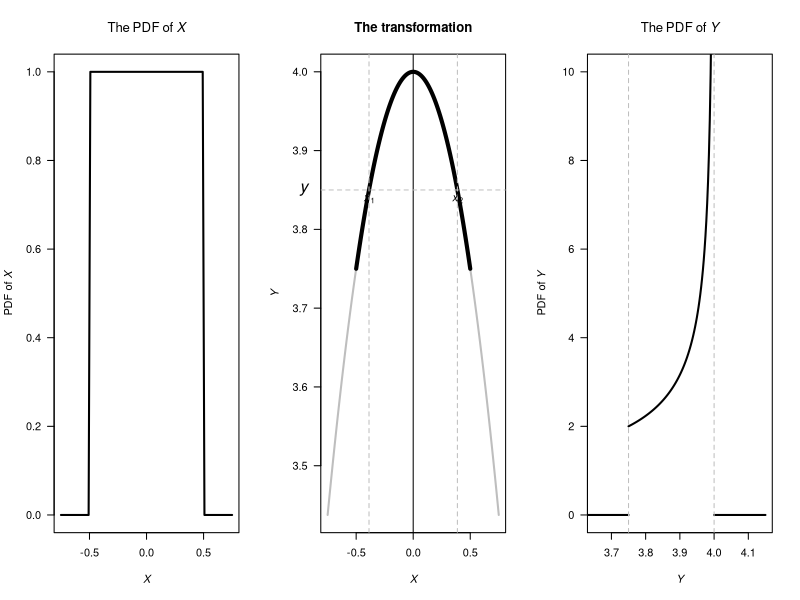
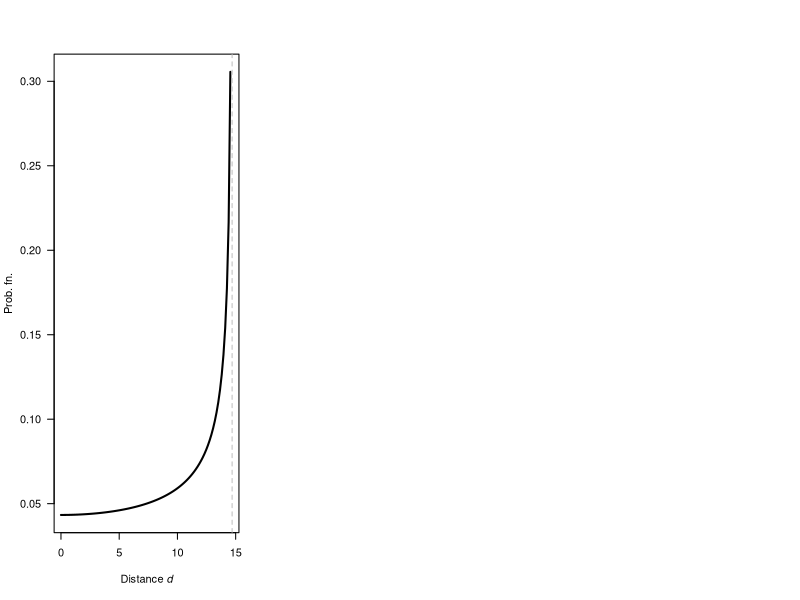
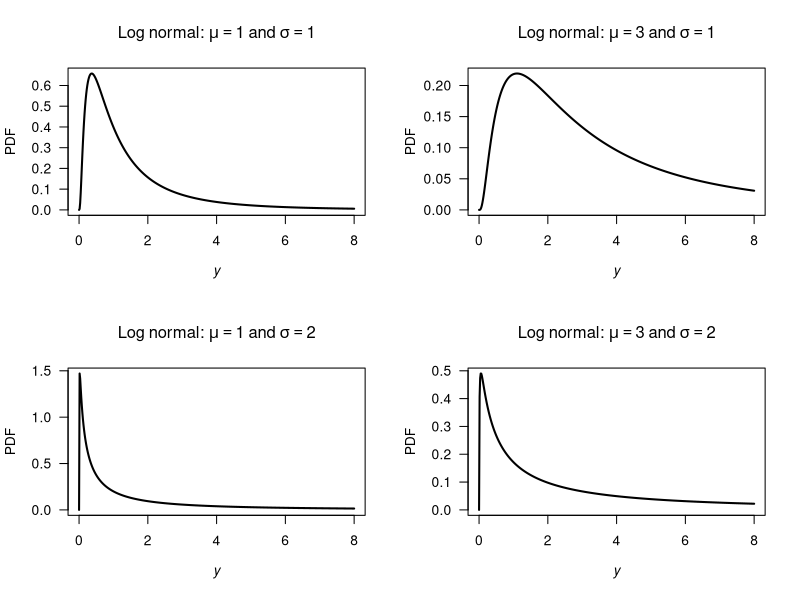
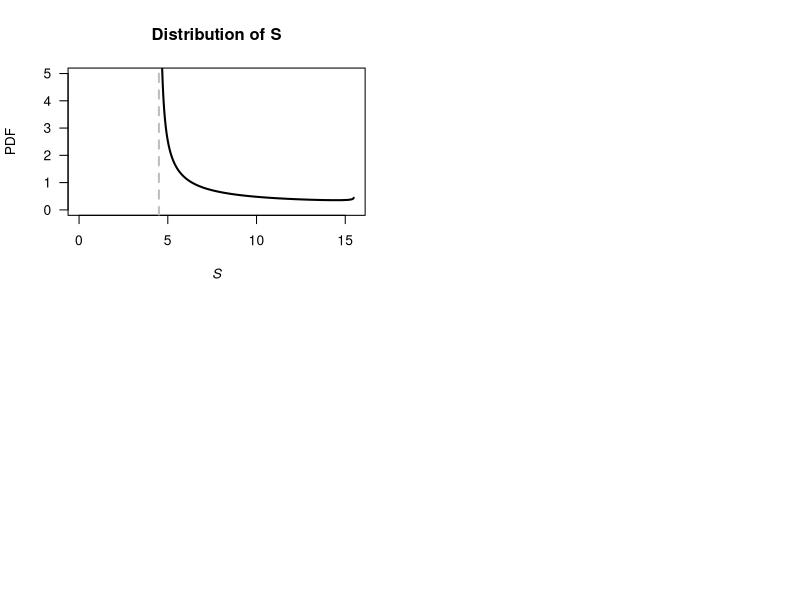

The R source for these figures, in order:
## ---- chunk 1
JDTable <- array( dim = c(2, 3))

colnames(JDTable) <- c("",
                       "$Y_1 = 1$",
                       "$Y_1 = 2$")
JDTable[1, ] <- c("$Y_2 = 0$",
                  "$2/6$",
                  "$0$")
JDTable[2, ] <- c("$Y_2 = 1$",
                  "$1/6$",
                  "$3/6$")
if (knitr::is_latex_output()) {
  kable(JDTable,
    format = "latex",
    escape = FALSE,
    caption = "The joint distribution of $Y_1$ and $Y_2$",
    booktabs = TRUE) %>%
  kable_styling(font_size = 10) %>%
  row_spec(0, bold = TRUE) 
}
if (knitr::is_html_output()){
  kable(JDTable,
    caption = "The joint distribution of $Y_1$ and $Y_2$",
    format = "html",
    booktabs = TRUE) %>%
  kable_styling(font_size = 10) %>%
  row_spec(0, bold = TRUE) 
}
## ---- chunk 2
par( mfrow = c(1, 3))

xwide <- seq(-0.75, 0.75,
             length = 100)
x <- seq( -0.5, 0.5,
          length = 100)
y <- dunif(xwide, 
           min = -0.5,
           max = 0.5)
plot( y ~ xwide,
      lwd = 2,
      las = 1,
      type = "l",
      main = expression(The~PDF~"of"~italic(X)),
      xlab = expression(italic(X)),
      ylab = expression(PDF~"of"~italic(X)) )


###

Y <- (4 - x^2)
Ywide <- (4 - xwide^2)

plot(Ywide ~ xwide,
     main = "The transformation",
     las = 1,
     lwd = 2,
     type = "l",
     col = "grey",
     xlab = expression(italic(X)),
     ylab = expression(italic(Y)))
lines(Y ~ x,
      lwd = 4 ,
      col = "black")

abline(v = 0)

yht <- 3.85
x1 <- -sqrt(4 - yht)
x2 <- sqrt(4 - yht)
abline( h = yht,
        col = "grey",
        lty = 2)
abline( v = x1,
        col = "grey",
        lty = 2)
abline( v = x2,
        col = "grey",
        lty = 2)

text(x = x1,
     y = yht,
     pos = 1,
     labels = expression(italic(x)[1]) )
text(x = x2,
     pos = 1,
     y = yht,
     labels = expression(italic(x)[2]) )
mtext(expression(italic(y)),
      at = yht,
      line = 1,
      side = 2,
      las = 1)
##
y <- seq(3.75, 4,
         length = 100)
PDFy <- 1 / sqrt(4 - y)

plot( PDFy ~ y,
      lwd = 2,
      las = 1,
      type = "l",
      ylim = c(0, 10),
      xlim = c(3.65, 4.15),
      main = expression(The~PDF~"of"~italic(Y)),
      xlab = expression(italic(Y)),
      ylab = expression(PDF~"of"~italic(Y)) )
lines( x = c(3.5, 3.75),
       y = c(0, 0),
       lwd = 2)
lines( x = c(4, 4.15),
       y = c(0, 0),
       lwd = 2)
abline( v = c(3.75, 4),
        lty = 2,
        col = "grey")
## ---- chunk 3
g <- 9.8
v <- 12
dvec <- seq(0, v^2/g,
            length = 100)
pdf <- ( 2 * g / pi ) / sqrt(v^4 - dvec^2 * g^2)

plot(pdf ~ dvec,
     type = "l",
     las = 1,
     lwd = 2,
     xlab = expression(Distance~italic(d)),
     ylab = "Prob. fn.")
abline(v = v^2/g,
       col = "grey",
       lty = 2)
## ---- chunk 4
par( mfrow = c(2, 2))

x <- seq(0, 8,
         length = 500)

plot( dlnorm(x, meanlog = log(1), sdlog = 1) ~ x,
      xlab = expression(italic(y)),
      ylab = "PDF",
      type = "l",
      main = expression(Log~normal*":"~mu==1~and~sigma==1),
      lwd = 2,
      las = 1)
plot( dlnorm(x, meanlog = log(3), sdlog = 1) ~ x,
      xlab = expression(italic(y)),
      ylab = "PDF",
      type = "l",
      main = expression(Log~normal*":"~mu==3~and~sigma==1),
      lwd = 2,
      las = 1)
plot( dlnorm(x, meanlog = log(1), sdlog = 2) ~ x,
      xlab = expression(italic(y)),
      ylab = "PDF",
      main = expression(Log~normal*":"~mu==1~and~sigma==2),
      type = "l",
      lwd = 2,
      las = 1)
plot( dlnorm(x, meanlog = log(3), sdlog = 2) ~ x,
      xlab = expression(italic(y)),
      ylab = "PDF",
      main = expression(Log~normal*":"~mu==3~and~sigma==2),
      type = "l",
      lwd = 2,
      las = 1)
## ---- chunk 5
(1 - plnorm(2, meanlog=2, sdlog=2)) / 
  (1 - plnorm(1, meanlog=2, sdlog=2))
## ---- chunk 6
v <- seq(0, 1, length = 500)
stime <- 4.5 + 11 * v
  
PDFv <- dbeta(v, shape1 = 0.287, shape2 = 0.926)

plot( PDFv ~ stime,
      type = "l",
      las = 1,
      xlim = c(0, 15.5),
      ylim = c(0, 5),
      xlab = expression(italic(S)),
      ylab = "PDF",
      main = "Distribution of S",
      lwd = 2)
abline(v = 4.5,
       lty = 2,
       col = "grey",
       lwd = 2)
## Part 3
1 - pbeta( 0.9545455, shape1 = 0.287, shape2 = 0.926)

## Part 4
qbeta(0.2, shape1 = 0.287, shape2 = 0.926) + 4.5
